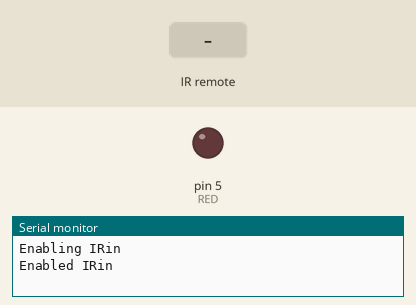
Recording of a sketch running on a simulated Arduino Uno, built with avr-gcc and run on an emulated ATmega328P. On the bench: output pins drawn as LEDs (lit = HIGH), the last lines printed to the serial monitor. The inputs (shaded band) are chosen by the test bench.

Above: at 1.2 s.
1.3 s: infrared code 0xC1AA09F6 received
At 1.9 s:
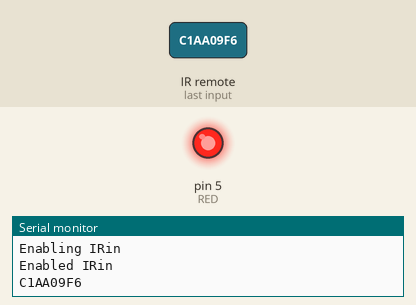
Timing chart, 0 to 4.3 s (numbered marks = the images above; inputs shaded):
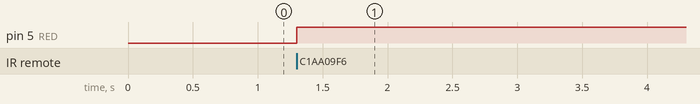

Measured:
- after the input at 1.3 s, pin 5 (RED): LOW → HIGH at once

The sketch:

POWERCONTROL.ino
```cpp
#include <IRremote.h>
#define IR 12
#define RED 5
int x=0;

IRrecv irrecv(IR);

decode_results results;


void setup() {
 Serial.begin(9600);

  Serial.println("Enabling IRin");
  irrecv.enableIRIn();
  Serial.println("Enabled IRin");

  pinMode (RED, OUTPUT);
}

void loop() {
  if (irrecv.decode(&results)){
    Serial.println(results.value, HEX);
  if(results.value==0xC1AA09F6){
    if(x==0){
      digitalWrite(RED,HIGH);
      x=1;
    }
    else {
      digitalWrite(RED, LOW);
      x=0;
    }

    irrecv.resume(); // Receive the next value
    delay (1000);
  }

}
}
```
